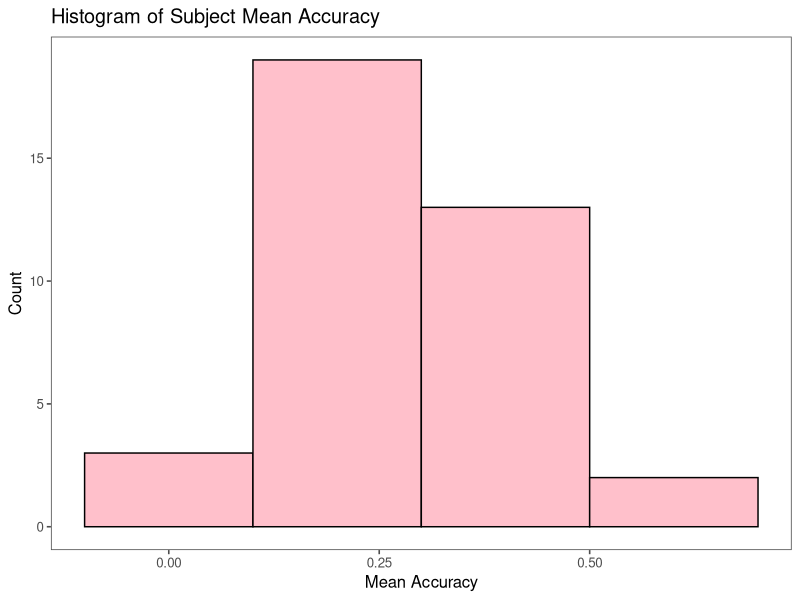
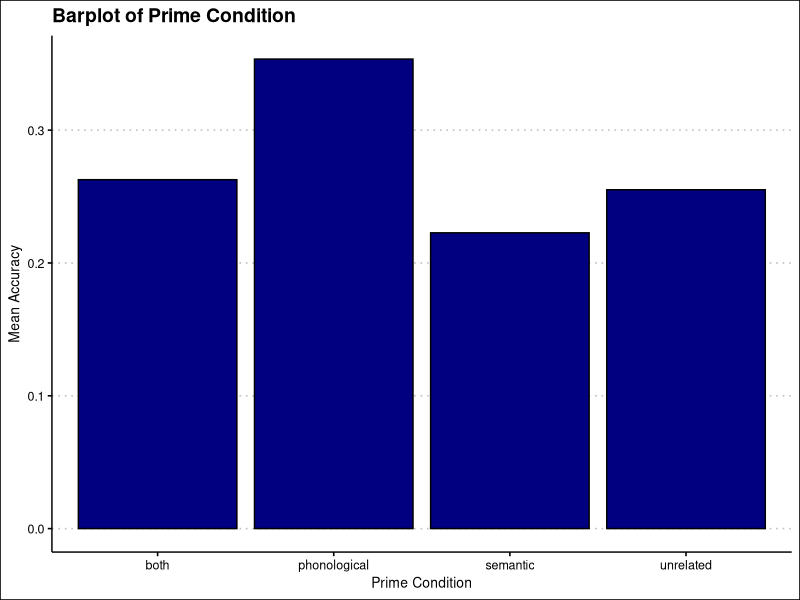

Here is the R script that generated these plots, in order:
## ---- chunk 1
install.packages("tidyverse", dependencies = TRUE)
install.packages("ggthemes", dependencies = TRUE)
## ---- chunk 2
library(tidyverse)
library(ggplot2)
library(ggthemes)
## ---- chunk 3
assignment4 = read_csv("a4_data.csv")
## ---- chunk 4
nrow(assignment4)
ncol(assignment4)
## ---- chunk 5
subject_IDs = assignment4 %>%
  pull(subject) %>%
  unique()
length(subject_IDs)

assignment4 %>%
  group_by(subject)%>%
  count()
## ---- chunk 6
assignment4 %>%
  pull(prime_condition)



## ---- chunk 7
prime_information = assignment4 %>%
  select(subject, prime_condition)
## ---- chunk 8
phonological = assignment4 %>%
  filter(prime_condition == "phonological" & accuracy == 1 )
## ---- chunk 9
subject_acc = assignment4 %>%
  group_by(subject) %>%
  summarise(mean = mean(accuracy))
## ---- chunk 10
prime_acc = assignment4 %>%
  group_by(prime_condition) %>%
  summarise(mean = mean(accuracy), sd = sd(accuracy))
## ---- chunk 11
subject_acc %>% 
  
ggplot(aes(x = mean)) +
  geom_histogram(binwidth = .2,
  fill = "pink", color = "black", 
  position = "identity")+
  theme_few()+
xlab("Mean Accuracy") + 
ylab ("Count")+
ggtitle("Histogram of Subject Mean Accuracy")
## ---- chunk 12
prime_acc %>%

ggplot(aes(x = prime_condition, y = mean)) +
  geom_bar(stat = "identity", fill = "navy", color = "black" ) +
  theme_clean() +
  xlab("Prime Condition") +
  ylab("Mean Accuracy") +
  ggtitle("Barplot of Prime Condition")
  
